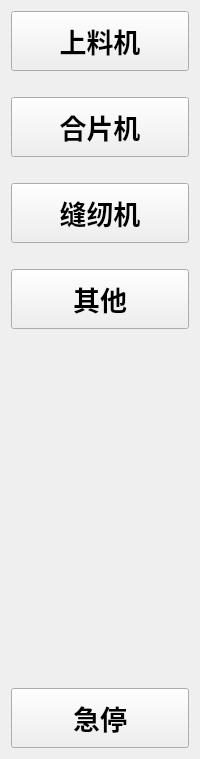
      <widget class="QWidget" name="widget" native="true">
       <layout class="QVBoxLayout" name="verticalLayout">
        <property name="spacing">
         <number>26</number>
        </property>
        <item>
         <widget class="WaterZoomButton" name="switch_load_btn">
          <property name="minimumSize">
           <size>
            <width>0</width>
            <height>60</height>
           </size>
          </property>
          <property name="font">
           <font>
            <pointsize>20</pointsize>
            <weight>75</weight>
            <bold>true</bold>
           </font>
          </property>
          <property name="text">
           <string>上料机</string>
          </property>
         </widget>
        </item>
        <item>
         <widget class="WaterZoomButton" name="switch_compose_btn">
          <property name="minimumSize">
           <size>
            <width>0</width>
            <height>60</height>
           </size>
          </property>
          <property name="font">
           <font>
            <pointsize>20</pointsize>
            <weight>75</weight>
            <bold>true</bold>
           </font>
          </property>
          <property name="text">
           <string>合片机</string>
          </property>
         </widget>
        </item>
        <item>
         <widget class="WaterZoomButton" name="switch_sewing_btn">
          <property name="minimumSize">
           <size>
            <width>0</width>
            <height>60</height>
           </size>
          </property>
          <property name="font">
           <font>
            <pointsize>20</pointsize>
            <weight>75</weight>
            <bold>true</bold>
           </font>
          </property>
          <property name="text">
           <string>缝纫机</string>
          </property>
         </widget>
        </item>
        <item>
         <widget class="WaterZoomButton" name="other_btn">
          <property name="minimumSize">
           <size>
            <width>0</width>
            <height>60</height>
           </size>
          </property>
          <property name="font">
           <font>
            <pointsize>20</pointsize>
            <weight>75</weight>
            <bold>true</bold>
           </font>
          </property>
          <property name="text">
           <string>其他</string>
          </property>
         </widget>
        </item>
        <item>
         <spacer name="verticalSpacer">
          <property name="orientation">
           <enum>Qt::Vertical</enum>
          </property>
          <property name="sizeHint" stdset="0">
           <size>
            <width>20</width>
            <height>333</height>
           </size>
          </property>
         </spacer>
        </item>
        <item>
         <widget class="WaterZoomButton" name="emergency_stop_btn">
          <property name="minimumSize">
           <size>
            <width>0</width>
            <height>60</height>
           </size>
          </property>
          <property name="font">
           <font>
            <pointsize>20</pointsize>
            <weight>75</weight>
            <bold>true</bold>
           </font>
          </property>
          <property name="text">
           <string>急停</string>
          </property>
         </widget>
        </item>
       </layout>
      </widget>
